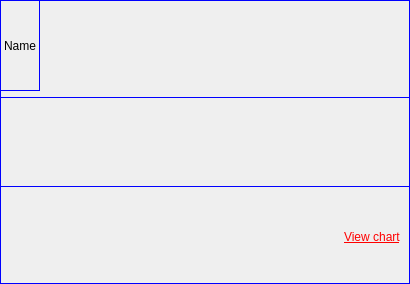
<?xml version="1.0" encoding="UTF-8"?>
<ui version="4.0">
 <class>ControlL</class>
 <widget class="QWidget" name="ControlL">
  <property name="geometry">
   <rect>
    <x>0</x>
    <y>0</y>
    <width>410</width>
    <height>284</height>
   </rect>
  </property>
  <property name="minimumSize">
   <size>
    <width>310</width>
    <height>210</height>
   </size>
  </property>
  <property name="windowTitle">
   <string>Form</string>
  </property>
  <property name="styleSheet">
   <string notr="true">border:1px solid blue;</string>
  </property>
  <layout class="QGridLayout" name="gridLayout_2">
   <property name="sizeConstraint">
    <enum>QLayout::SetDefaultConstraint</enum>
   </property>
   <property name="leftMargin">
    <number>0</number>
   </property>
   <property name="topMargin">
    <number>0</number>
   </property>
   <property name="rightMargin">
    <number>0</number>
   </property>
   <property name="bottomMargin">
    <number>0</number>
   </property>
   <item row="0" column="0">
    <widget class="QWidget" name="gridWidget" native="true">
     <layout class="QGridLayout" name="gridLayout">
      <property name="leftMargin">
       <number>0</number>
      </property>
      <property name="topMargin">
       <number>0</number>
      </property>
      <property name="rightMargin">
       <number>0</number>
      </property>
      <property name="bottomMargin">
       <number>0</number>
      </property>
      <item row="0" column="0">
       <layout class="QHBoxLayout" name="horizontalLayout_2">
        <property name="spacing">
         <number>0</number>
        </property>
        <property name="rightMargin">
         <number>21</number>
        </property>
        <item>
         <widget class="QLabel" name="lblname">
          <property name="minimumSize">
           <size>
            <width>0</width>
            <height>22</height>
           </size>
          </property>
          <property name="styleSheet">
           <string notr="true"/>
          </property>
          <property name="text">
           <string>Name</string>
          </property>
         </widget>
        </item>
        <item>
         <spacer name="horizontalSpacer">
          <property name="orientation">
           <enum>Qt::Horizontal</enum>
          </property>
          <property name="sizeHint" stdset="0">
           <size>
            <width>40</width>
            <height>20</height>
           </size>
          </property>
         </spacer>
        </item>
       </layout>
      </item>
      <item row="1" column="0">
       <widget class="QWidget" name="widgetButton" native="true">
        <property name="styleSheet">
         <string notr="true"/>
        </property>
        <layout class="QGridLayout" name="gridLayout_3">
         <property name="leftMargin">
          <number>0</number>
         </property>
         <property name="topMargin">
          <number>0</number>
         </property>
         <property name="rightMargin">
          <number>0</number>
         </property>
         <property name="bottomMargin">
          <number>0</number>
         </property>
         <property name="spacing">
          <number>0</number>
         </property>
         <item row="0" column="0">
          <layout class="QGridLayout" name="gridLayoutButton">
           <property name="leftMargin">
            <number>15</number>
           </property>
           <property name="topMargin">
            <number>0</number>
           </property>
           <property name="rightMargin">
            <number>15</number>
           </property>
           <property name="spacing">
            <number>0</number>
           </property>
          </layout>
         </item>
        </layout>
       </widget>
      </item>
      <item row="2" column="0">
       <layout class="QHBoxLayout" name="horizontalLayout_3">
        <property name="spacing">
         <number>0</number>
        </property>
        <property name="leftMargin">
         <number>0</number>
        </property>
        <property name="rightMargin">
         <number>9</number>
        </property>
        <property name="bottomMargin">
         <number>3</number>
        </property>
        <item>
         <spacer name="horizontalSpacer_2">
          <property name="orientation">
           <enum>Qt::Horizontal</enum>
          </property>
          <property name="sizeHint" stdset="0">
           <size>
            <width>40</width>
            <height>20</height>
           </size>
          </property>
         </spacer>
        </item>
        <item>
         <widget class="QLabel" name="labelView">
          <property name="styleSheet">
           <string notr="true">qproperty-alignment: 'AlignRight';
                                 text-decoration: underline;
                                 border : none;
                                 color : red;
                                 font: 12px 'Roboto';
                                 font-weight:normal;
                                 background-color: none;</string>
          </property>
          <property name="text">
           <string>View chart</string>
          </property>
         </widget>
        </item>
       </layout>
      </item>
     </layout>
    </widget>
   </item>
  </layout>
 </widget>
 <resources/>
 <connections/>
</ui>
